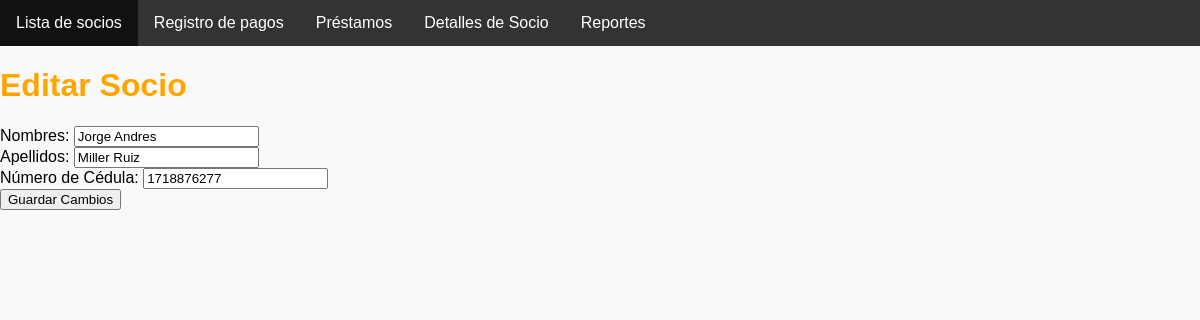
Screenshot of /socios/socios/editar/18/ (signed in) with the database file from the repository.
### socios/models.py (models this page shows)
class Socio(models.Model):
    nombre = models.CharField(max_length=50)
    apellidos = models.CharField(max_length=50)
    numero_cuenta = models.CharField(max_length=20, unique=True)
    total_dinero = models.DecimalField(max_digits=12, decimal_places=2)
    prestamos = models.IntegerField(default=0)
    deuda = models.DecimalField(max_digits=12, decimal_places=2, default=0.00)

### socios/views.py (the view, shortened to what this page needs)
# urls.py: path('socios/editar/<int:id>/', views.editar_socio, name='editar_socio'),
@login_required
def editar_socio(request, id):
    socio = get_object_or_404(Socio, id=id)
    return render(request, 'socios/editar_socio.html', {'socio': socio})

### templates/socios/editar_socio.html (shortened to what this page needs)
{% extends 'socios/base.html' %}
{% block content %}
    <h1>Editar Socio</h1>
    <form method="POST" action="{% url 'editar_socio' socio.id %}">
        <label for="nombre">Nombres:</label>
        <input type="text" id="nombre" name="nombre" value="{{ socio.nombre }}" required>
        <br>
        <label for="apellidos">Apellidos:</label>
        <input type="text" id="apellidos" name="apellidos" value="{{ socio.apellidos }}" required>
        <br>
        <label for="cedula">Número de Cédula:</label>
        <input type="text" id="cedula" name="cedula" value="{{ socio.numero_cuenta }}" required>
        <br>
        <button type="submit">Guardar Cambios</button>
    </form>
{% endblock %}

### socios/static/css/styles.css (style rules this page uses)
body { font-family: Arial, sans-serif; margin: 0; padding: 0; background-color: #f9f9f9; }
h1 { color: orange; }

### rows the page displays
Socio: nombre "Jorge Andres", apellidos "Miller Ruiz", cedula "1718876277"
